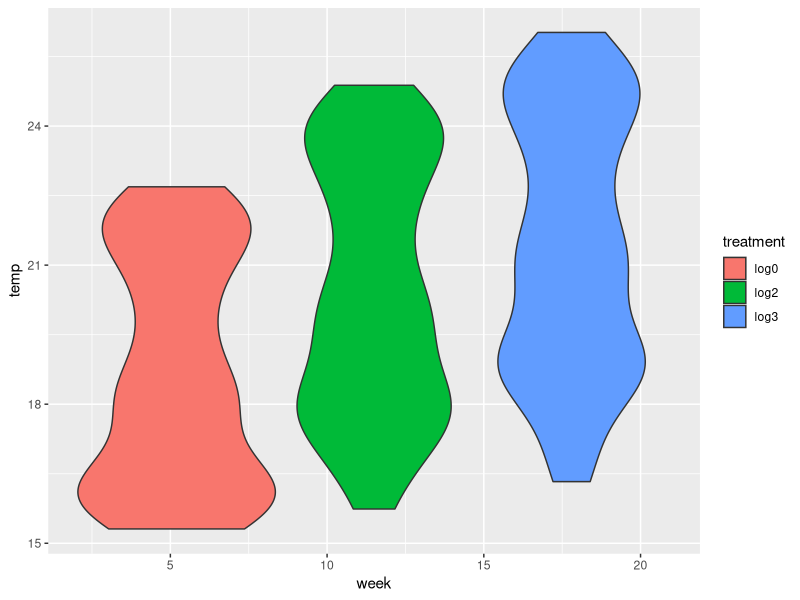

Write the R code that produced this figure. (Note: this script raises an error after producing the figure.)
# Notes ----

# Acclimation schedule based on harbour temperature (check harbourtemps.R). pH
# schedule based on setpoints.

# Load packages ----
library(tidyverse)
library(readxl)
library(lubridate)
library(scales)
library(cowplot)
# Load data ----

dt <- read_excel("input/ch_multistressor/acclimation.xlsx", 2) %>%
  print()
dt

# tidy raw data ----
ndt <- dt %>%
  select(week, log0:log3, c1:a3) %>%
  rename_with(.fn = ~paste0("temp_", .x), .cols = 2:4) %>%
  rename_with(.fn = ~paste0("ph_", .x), .cols = c1:a3) %>%
  print()

ndt %>%
  select(1:4) %>%
  pivot_longer(
    !week,
    names_to = c(".value", "treatment"),
    names_sep = "_"
  ) %>%
  ggplot(aes(week, temp, fill = treatment)) +
  geom_violin()


# mtcars %>% rename_with(.fn = ~ paste0("Myprefix_", .x, "_Mypostfix")) 

# summarise data, then  tidy ----
summ_dt <- 
  dt %>%
  select(week, log0, log2, log3, c1, c2, c3, a1, a2, a3) %>%
  group_by(week) %>%
  summarise(
    mean_lg0 = mean(log0, na.rm = TRUE), sd_lg0 = sd(log0, na.rm = TRUE),
    mean_lg2 = mean(log3, na.rm = TRUE), sd_lg2 = sd(log3, na.rm = TRUE),
    mean_lg3 = mean(log3, na.rm = TRUE), sd_lg3 = sd(log3, na.rm = TRUE),
    mean_cph1 = mean(c1, na.rm = TRUE), sd_cph1 = sd(c1, na.rm = TRUE),
    mean_cph2 = mean(c2, na.rm = TRUE), sd_cph2 = sd(c2, na.rm = TRUE),
    mean_cph3 = mean(c3, na.rm = TRUE), sd_cph3 = sd(c3, na.rm = TRUE),
    mean_aph1 = mean(a1, na.rm = TRUE), sd_aph1 = sd(a1, na.rm = TRUE),
    mean_aph2 = mean(a2, na.rm = TRUE), sd_aph2 = sd(a2, na.rm = TRUE),
    mean_aph3 = mean(a3, na.rm = TRUE), sd_aph3 = sd(a3, na.rm = TRUE)
    ) %>% 
  print()

#  field data only
field_dt <- 
  dt %>% 
  select(week, t0) %>%
  group_by(week) %>%
  summarise(mean = mean(t0))


summ_dt %>%
  select(week:sd_lg3) %>%
  rename(
    "+0 °C" = mean_lg0,
    "+2 °C" = mean_lg2,
    "+3 °C" = mean_lg3,
    "sd0" = sd_lg0,
    "sd2" = sd_lg2,
    "sd3" = sd_lg3
    ) %>%
  mutate(across(2:7, round, 2)) %>%
  write_csv("tables/temperatures.csv")

# ph
dt %>% 
  select(week, c1:a3) %>%
  rename(c_1 = c1, c_2 = c2, c_3 = c3,
    a_1 = a1, a_2 = a2, a_3 = a3) %>%
  pivot_longer(
    !week,
    names_to = c(".value", "treatmemt"),
    names_sep = "_"
  ) %>%
  # group_by(week) %>%
  summarise(
    mean_c = mean(c, na.rm = TRUE),
    sd_c = sd(c, na.rm = TRUE),
    mean_a = mean(a, na.rm = TRUE),
    sd_a = sd(a, na.rm = TRUE)
    ) %>%
  mutate(across(1:4, round, 2)) %>%
  write_csv("tables/ph.csv")






# tidy data
# summ_dt %>%
#   select(week:sd_lg3) %>%
#   pivot_longer(
#     !week,
#     names_to = c(".value", "treatment"),
#     names_sep = "_"
#   ) 
# 
# summ_dt %>%
#   select(week, mean_cph1:sd_aph3) %>%
#   pivot_longer(
#     !week,
#     names_to = c(".value", "treatment"),
#     names_sep = "_"
#   ) 


# Plotting ----

tempacclim_p <- ggplot(dt, aes(date, t0)) +
  # Plots
  geom_rect(data = dt[1,],
    aes(linetype = "temp adj."),
    alpha = .5,
    xmin = dt$date[1],
    xmax = dt$date[22],
    ymin = -Inf,
    ymax = Inf,
    fill = "rosybrown1"
  ) +
  geom_rect(data = dt[1,],
    aes(linetype = "pH adj."),
    alpha = .5,
    xmin = dt$date[22],
    xmax = dt$date[50],
    ymin = -Inf,
    ymax = Inf,
    fill = "slategray1"
  ) +
  geom_line(aes(colour = "+0")) +
  geom_line(aes(date, t2, colour = "+2")) +
  geom_line(aes(date, t3, colour = "+3")) +
  # geom_line(aes(colour = "Chowder Bay")) +
  geom_point(aes(date, field, shape = "Chowder Bay")) +
  geom_point(aes(date, log0, colour = "+0"), alpha = .6, size = 1) +
  geom_point(aes(date, log2, colour = "+2"), alpha = .6, size = 1) +
  geom_point(aes(date, log3, colour = "+3"), alpha = .6, size = 1) +
  theme_half_open() +
  # Axes (scale)
  scale_x_datetime(date_breaks = "1 month", labels = date_format("%b")) +
  scale_y_continuous(breaks = seq(12, 30, 2)) +
  # Labels (title, x & y)
  xlab("") +
  ylab(expression("Temp. "~degree * C)) +
  # Legend
  theme(
    legend.text = element_text(size = 10),
    legend.title = element_text(size = 10),
    legend.position = "bottom"
  ) +
  # theme(legend.position = "bottom") +
  scale_colour_brewer(
    palette = "Set1",
    direction = -1,
    name = "",
    labels = c(
      expression("ambient"),
      expression("+2"~degree * C),
      expression("+3"~degree * C),
      expression("Chowder Bay")
    )
  ) +
  # scale_fill_discrete(name = "Logger", labels = "temp (field)") +
  scale_shape_discrete(name = "") +
  scale_linetype_manual(
    values = c("temp adj." = 0, "pH adj." = 0),
    breaks = c("temp adj.", "pH adj."), name = "",
    guide = guide_legend(
      override.aes = list(fill = c(
        "rosybrown1", "slategray1"
      ))
    )
  ) +
  geom_blank()
# END ggplot
tempacclim_p



# Export ----
save_plot("figs/ch_multistressor/temp_acc.png", tempacclim_p, base_height = 6, base_width = 6)
save.image("output/ch_multistressor/temp_acclim.RData")
